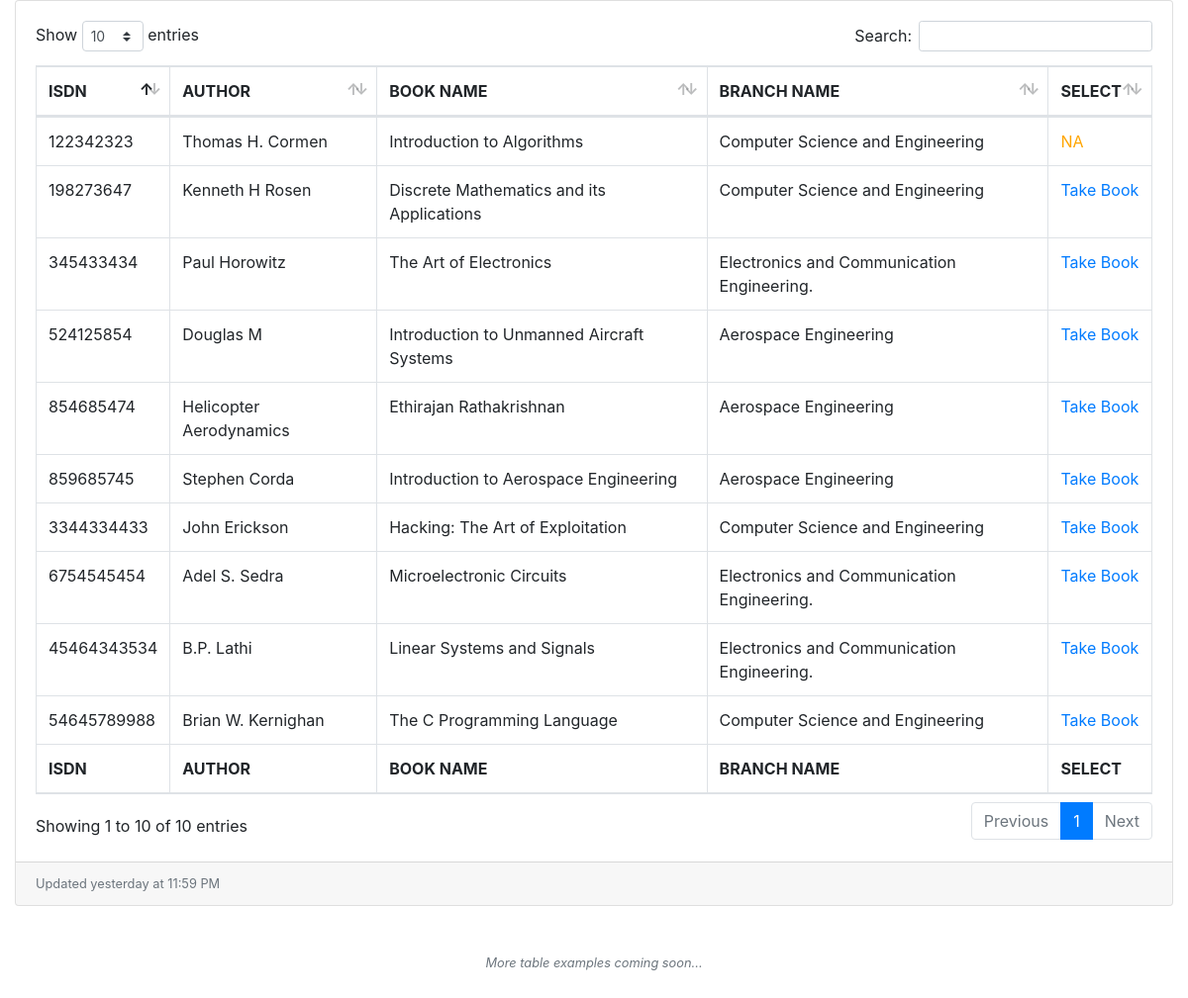
Screenshot of /search.php with the database file from the repository.
### tables this page shows
CREATE TABLE IF NOT EXISTS `tbl_books` (
  `book_id` int(5) NOT NULL AUTO_INCREMENT,
  `isdn` varchar(50) NOT NULL,
  `author` varchar(50) NOT NULL,
  `book_name` varchar(100) NOT NULL,
  `branch_id` int(5) NOT NULL,
  `subject_id` int(5) NOT NULL,
  `count` int(5) NOT NULL,
  PRIMARY KEY (`book_id`)
);

CREATE TABLE IF NOT EXISTS `tbl_books_branch` (
  `branch_id` int(11) NOT NULL AUTO_INCREMENT,
  `branch_name` varchar(50) NOT NULL,
  `b_id` int(11) NOT NULL,
  PRIMARY KEY (`branch_id`)
);

### search.php (the view, shortened to what this page needs)
<?php
include("conn.php");
?>
<!DOCTYPE html>
<html lang="en">
<head>
  <link href="vendor/fontawesome-free/css/all.min.css" rel="stylesheet" type="text/css">
  <link href="vendor/datatables/dataTables.bootstrap4.css" rel="stylesheet">
  <link href="css/sb-admin.css" rel="stylesheet">
</head>
<body>
    <div id="content-wrapper">
      <div class="container-fluid">
        <div class="card mb-3">
          <div class="card-body">
            <div class="table-responsive">
              <table class="table table-bordered" id="dataTable" width="100%" cellspacing="0">
                <thead>
                  <tr>
                    <th>ISDN</th>
                    <th>AUTHOR</th>
                    <th>BOOK NAME</th>
                    <th>BRANCH NAME</th>
                    <th>SELECT</th>
                  </tr>
                </thead>
                <tfoot>
                  <tr>
                  <th>ISDN</th>
                    <th>AUTHOR</th>
                    <th>BOOK NAME</th>
                    <th>BRANCH NAME</th>
                    <th>SELECT</th>
                  </tr>
                </tfoot>
                <tbody>
                  <?php
$result=mysqli_query($conn,"select * from tbl_books");
while($row=mysqli_fetch_array($result))
{
    $isdn=$row[1];
    $author=$row[2];
    $book=$row[3];
    $bid=$row[4];
    $subid=$row[5];
    $count=$row[6];
    $resultq=mysqli_query($conn,"select * from tbl_books_branch where branch_id='$bid'");
while($rowq=mysqli_fetch_array($resultq))
{
$bname=$rowq[1];
}
?>
                    <tr>
                     <td><?php echo $isdn;?></td>
                    <td><?php echo $author?></td>
                    <td><?php echo $book;?></td>
                    <td><?php echo $bname;?></td>
                    <?php
$check1="select book_id,student_id from tbl_books_request where book_id='$subid' and student_id='$regid'";
$res1=mysqli_query($conn,$check1);
 $num=mysqli_num_rows($res1);
    if($count>0)
    {
        if($num==0)
        {
    echo "<td><a href='redirect.php?subid=$subid&regid=$regid&count=$count' style='text-decoration:none;'>Take Book</a></td>";
        }else
        {
               echo "<td><a href='redirect.php?subid=$subid&regid=$regid&rcount=$count' style='text-decoration:none;color:red;'>Return</a></td>";
        }
   }elseif($num==1 and $count==0)
    {
        echo "<td><a href='redirect.php?subid=$subid&regid=$regid&rcount=$count' style='text-decoration:none;color:red;'>Return</a></td>";
    }
        elseif($num==0 and $count==0)
    {
         echo "<td><a href='#' style='text-decoration:none;color:orange;'>NA</td>";
    }
                      ?>
                    </tr>
                    <?php
}
                  ?>
                </tbody>
              </table>
            </div>
          </div>
          <div class="card-footer small text-muted">Updated yesterday at 11:59 PM</div>
        </div>
        <p class="small text-center text-muted my-5">
          <em>More table examples coming soon...</em>
        </p>
      </div>
    </div>
</body>
</html>

### rows the page displays
tbl_books: isdn "198273647", author "Kenneth H Rosen", book_name "Discrete Mathematics and its Applications", branch.branch_name "Computer Science and Engineering"
tbl_books: isdn "122342323", author "Thomas H. Cormen", book_name "Introduction to Algorithms", branch.branch_name "Computer Science and Engineering", count "NA"
tbl_books: isdn "54645789988", author "Brian W. Kernighan", book_name "The C Programming Language", branch.branch_name "Computer Science and Engineering"
tbl_books: isdn "3344334433", author "John Erickson", book_name "Hacking: The Art of Exploitation", branch.branch_name "Computer Science and Engineering"
tbl_books: isdn "345433434", author "Paul Horowitz", book_name "The Art of Electronics", branch.branch_name "Electronics and Communication Engineering."
tbl_books: isdn "6754545454", author "Adel S. Sedra", book_name "Microelectronic Circuits", branch.branch_name "Electronics and Communication Engineering."
tbl_books: isdn "45464343534", author "B.P. Lathi", book_name "Linear Systems and Signals", branch.branch_name "Electronics and Communication Engineering."
tbl_books: isdn "859685745", author "Stephen Corda", book_name "Introduction to Aerospace Engineering", branch.branch_name "Aerospace Engineering"
tbl_books: isdn "524125854", author "Douglas M", book_name "Introduction to Unmanned Aircraft Systems", branch.branch_name "Aerospace Engineering"
tbl_books: isdn "854685474", author "Helicopter Aerodynamics", book_name "Ethirajan Rathakrishnan", branch.branch_name "Aerospace Engineering"
